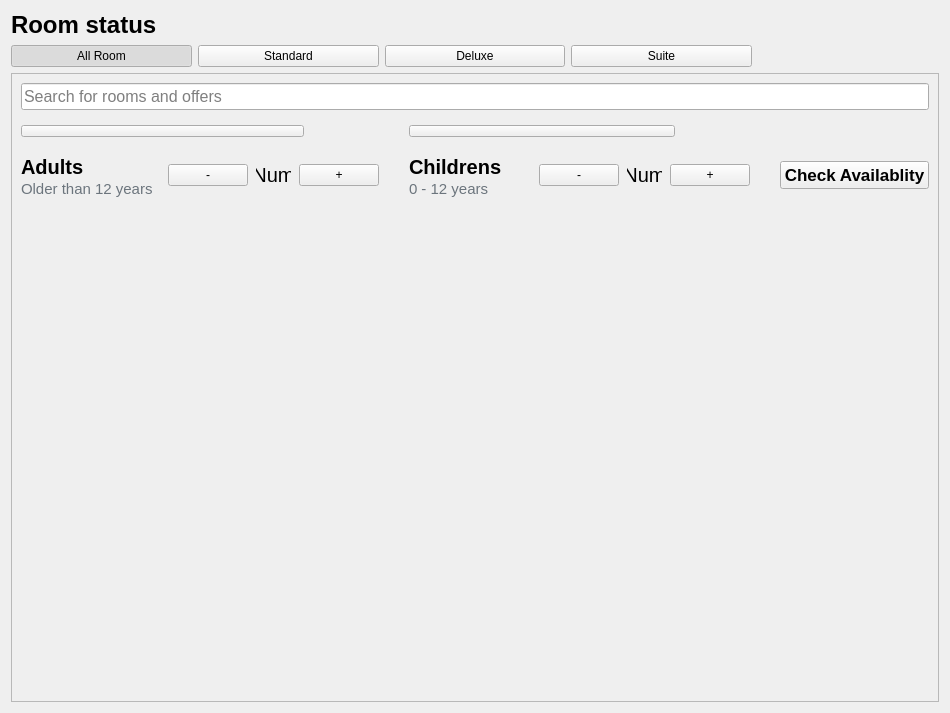
<?xml version="1.0" encoding="UTF-8"?>
<ui version="4.0">
 <class>RoomStatusPageWidget</class>
 <widget class="QWidget" name="RoomStatusPageWidget">
  <property name="geometry">
   <rect>
    <x>0</x>
    <y>0</y>
    <width>922</width>
    <height>713</height>
   </rect>
  </property>
  <property name="windowTitle">
   <string>Form</string>
  </property>
  <property name="styleSheet">
   <string notr="true">
RoomStatusPageWidget {
    background-color: transparent;
}

QScrollArea {
    background-color: transparent;
    border: none;
}

QScrollArea &gt; QWidget &gt; QWidget {
    background-color: transparent;
}

QScrollArea QWidget#scrollAreaWidgetContents {
    background-color: transparent;
}

/* Base text color */
QLabel, QCheckBox, QRadioButton {
    color: #2B3674;
}

/* Filter buttons (All Room, Standard, etc.) */
QPushButton#btnFilterAll, QPushButton#btnFilterStandard, QPushButton#btnFilterDeluxe, QPushButton#btnFilterSuite {
    background-color: #F0F4F8;
    color: #3B58FF;
    border: 1px solid #D9E2EC;
    border-radius: 15px; /* Rounded corners */
    padding: 8px 16px;
    font-weight: bold;
}
QPushButton#btnFilterAll:hover, QPushButton#btnFilterStandard:hover, QPushButton#btnFilterDeluxe:hover, QPushButton#btnFilterSuite:hover {
    background-color: #E2E8F0;
}
QPushButton#btnFilterAll:checked, QPushButton#btnFilterStandard:checked, QPushButton#btnFilterDeluxe:checked, QPushButton#btnFilterSuite:checked {
    background-color: #3B58FF;
    color: #FFFFFF;
}

/* Search Bar */
QLineEdit#txtSearchRoom {
    background-color: #F4F7FE;
    border: 1px solid #E9EDF7;
    border-radius: 10px;
    padding: 4px 15px;
    color: #2B3674;
}
QLineEdit#txtSearchRoom:focus {
    border: 1px solid #3B58FF;
}

/* Search Frame */
QFrame#frameFilterPanel {
    background-color: #FFFFFF;
    border-radius: 15px;
    border: none;
}

/* Increment/Decrement Buttons */
QPushButton#btnAddAdult, QPushButton#btnMinusAdult, QPushButton#btnAddChild, QPushButton#btnMinusChild {
    background-color: #FFFFFF;
    color: #3B58FF;
    border: 1px solid #3B58FF;
    border-radius: 12px;
    font-weight: bold;
    font-size: 16px;
    min-width: 24px;
    min-height: 24px;
    max-width: 24px;
    max-height: 24px;
}
QPushButton#btnAddAdult:hover, QPushButton#btnMinusAdult:hover, QPushButton#btnAddChild:hover, QPushButton#btnMinusChild:hover {
    background-color: #E2E8F0;
}

/* Check Availability Button */
QPushButton#btnCheckAvailability {
    background-color: #3B58FF;
    color: white;
    border-radius: 10px;
    padding: 10px;
    font-weight: bold;
}
QPushButton#btnCheckAvailability:hover {
    background-color: #0044CC;
}
QPushButton#btnCheckAvailability:pressed {
    background-color: #003399;
    padding-top: 12px;
    padding-left: 12px;
    padding-bottom: 8px;
    padding-right: 8px;
}
/* Date input - large, clear white container */
QDateEdit {
    background-color: #FFFFFF;
    border: 1px solid #E2E8F0;
    border-radius: 8px;
    padding: 8px 12px;
    color: #333333;
    font-size: 14px;
}
QDateEdit::up-button, QDateEdit::down-button {
    width: 0px;
    border: none;
}


/* Modified: match the shared rounded scrollbar treatment used across operational pages. */
QScrollBar:vertical {
    border: none;
    background: transparent;
    width: 12px;
    margin: 5px 3px 5px 0px;
}
QScrollBar::handle:vertical {
    background: #C7D3E3;
    border: 2px solid transparent;
    min-height: 34px;
    border-radius: 5px;
}
QScrollBar::handle:vertical:hover {
    background: #94A9C2;
}
QScrollBar::handle:vertical:pressed {
    background: #6E86A3;
}
QScrollBar::add-line:vertical, QScrollBar::sub-line:vertical {
    height: 0px;
    border: none;
    background: none;
}
QScrollBar::add-page:vertical, QScrollBar::sub-page:vertical {
    background: none;
}

QLabel {
    background-color: transparent;
}</string>
  </property>
  <layout class="QGridLayout" name="gridLayout">
   <item row="1" column="3">
    <widget class="QPushButton" name="btnFilterSuite">
     <property name="text">
      <string>Suite</string>
     </property>
     <property name="checkable">
      <bool>true</bool>
     </property>
     <property name="autoExclusive">
      <bool>true</bool>
     </property>
    </widget>
   </item>
   <item row="0" column="0" colspan="4">
    <widget class="QLabel" name="lblPageTitle">
     <property name="font">
      <font>
       <pointsize>18</pointsize>
       <bold>true</bold>
      </font>
     </property>
     <property name="text">
      <string>Room status</string>
     </property>
     <property name="alignment">
      <set>Qt::AlignmentFlag::AlignLeading|Qt::AlignmentFlag::AlignLeft|Qt::AlignmentFlag::AlignVCenter</set>
     </property>
    </widget>
   </item>
   <item row="1" column="1">
    <widget class="QPushButton" name="btnFilterStandard">
     <property name="text">
      <string>Standard</string>
     </property>
     <property name="checkable">
      <bool>true</bool>
     </property>
     <property name="autoExclusive">
      <bool>true</bool>
     </property>
    </widget>
   </item>
   <item row="1" column="2">
    <widget class="QPushButton" name="btnFilterDeluxe">
     <property name="text">
      <string>Deluxe</string>
     </property>
     <property name="checkable">
      <bool>true</bool>
     </property>
     <property name="autoExclusive">
      <bool>true</bool>
     </property>
    </widget>
   </item>
   <item row="1" column="0">
    <widget class="QPushButton" name="btnFilterAll">
     <property name="text">
      <string>All Room</string>
     </property>
     <property name="checkable">
      <bool>true</bool>
     </property>
     <property name="checked">
      <bool>true</bool>
     </property>
     <property name="autoExclusive">
      <bool>true</bool>
     </property>
    </widget>
   </item>
   <item row="2" column="0" colspan="5">
    <widget class="QFrame" name="frameFilterPanel">
     <property name="frameShape">
      <enum>QFrame::Shape::StyledPanel</enum>
     </property>
     <property name="frameShadow">
      <enum>QFrame::Shadow::Raised</enum>
     </property>
     <layout class="QGridLayout" name="gridLayout_2">
      <property name="spacing">
       <number>15</number>
      </property>
      <item row="3" column="10">
       <widget class="QPushButton" name="btnCheckAvailability">
        <property name="font">
         <font>
          <pointsize>13</pointsize>
          <bold>true</bold>
         </font>
        </property>
        <property name="text">
         <string>Check Availablity</string>
        </property>
       </widget>
      </item>
      <item row="3" column="6" colspan="3">
       <layout class="QHBoxLayout" name="horizontalLayout_Childrens">
        <property name="spacing">
         <number>8</number>
        </property>
        <item>
         <widget class="QPushButton" name="btnMinusChild">
          <property name="text">
           <string>-</string>
          </property>
         </widget>
        </item>
        <item>
         <widget class="QLabel" name="lblChildrenCount">
          <property name="minimumSize">
           <size>
            <width>35</width>
            <height>0</height>
           </size>
          </property>
          <property name="font">
           <font>
            <pointsize>15</pointsize>
           </font>
          </property>
          <property name="text">
           <string>Num</string>
          </property>
          <property name="alignment">
           <set>Qt::AlignmentFlag::AlignCenter</set>
          </property>
         </widget>
        </item>
        <item>
         <widget class="QPushButton" name="btnAddChild">
          <property name="text">
           <string>+</string>
          </property>
         </widget>
        </item>
        <item>
         <spacer name="spacer_Childrens">
          <property name="orientation">
           <enum>Qt::Orientation::Horizontal</enum>
          </property>
          <property name="sizeHint" stdset="0">
           <size>
            <width>40</width>
            <height>20</height>
           </size>
          </property>
         </spacer>
        </item>
       </layout>
      </item>
      <item row="1" column="0" colspan="3">
       <widget class="QPushButton" name="dateEditCheckIn">
        <property name="font">
         <font>
          <pointsize>-1</pointsize>
         </font>
        </property>
        <property name="styleSheet">
         <string notr="true">text-align: left; padding: 4px;</string>
        </property>
       </widget>
      </item>
      <item row="0" column="5">
       <widget class="QLabel" name="lblCheckOutTitle">
        <property name="font">
         <font>
          <pointsize>17</pointsize>
          <bold>true</bold>
         </font>
        </property>
        <property name="text">
         <string>Check Out</string>
        </property>
       </widget>
      </item>
      <item row="7" column="0" colspan="11">
       <widget class="QScrollArea" name="scrollArea">
        <property name="maximumSize">
         <size>
          <width>16777205</width>
          <height>16777215</height>
         </size>
        </property>
        <property name="styleSheet">
         <string notr="true">background-color: transparent; border: none;</string>
        </property>
        <property name="horizontalScrollBarPolicy">
         <enum>Qt::ScrollBarPolicy::ScrollBarAlwaysOff</enum>
        </property>
        <property name="widgetResizable">
         <bool>true</bool>
        </property>
        <widget class="QWidget" name="scrollAreaWidgetContents">
         <property name="geometry">
          <rect>
           <x>0</x>
           <y>0</y>
           <width>874</width>
           <height>436</height>
          </rect>
         </property>
         <property name="styleSheet">
          <string notr="true">background-color: transparent; border: none;</string>
         </property>
        </widget>
       </widget>
      </item>
      <item row="3" column="1" colspan="3">
       <layout class="QHBoxLayout" name="horizontalLayout_Adults">
        <property name="spacing">
         <number>8</number>
        </property>
        <item>
         <widget class="QPushButton" name="btnMinusAdult">
          <property name="text">
           <string>-</string>
          </property>
         </widget>
        </item>
        <item>
         <widget class="QLabel" name="lblAdultCount">
          <property name="minimumSize">
           <size>
            <width>35</width>
            <height>0</height>
           </size>
          </property>
          <property name="font">
           <font>
            <pointsize>15</pointsize>
           </font>
          </property>
          <property name="text">
           <string>Num</string>
          </property>
          <property name="alignment">
           <set>Qt::AlignmentFlag::AlignCenter</set>
          </property>
         </widget>
        </item>
        <item>
         <widget class="QPushButton" name="btnAddAdult">
          <property name="text">
           <string>+</string>
          </property>
         </widget>
        </item>
        <item>
         <spacer name="spacer_Adults">
          <property name="orientation">
           <enum>Qt::Orientation::Horizontal</enum>
          </property>
          <property name="sizeHint" stdset="0">
           <size>
            <width>40</width>
            <height>20</height>
           </size>
          </property>
         </spacer>
        </item>
       </layout>
      </item>
      <item row="3" column="0">
       <widget class="QLabel" name="lblAdultsInfo">
        <property name="font">
         <font>
          <pointsize>18</pointsize>
         </font>
        </property>
        <property name="text">
         <string>&lt;html&gt;&lt;head/&gt;&lt;body&gt;&lt;p&gt;&lt;span style=&quot; font-size:15pt; font-weight:600;&quot;&gt;Adults&lt;/span&gt;&lt;br/&gt;&lt;span style=&quot; font-size:11pt; color:#6c757d;&quot;&gt;Older than 12 years&lt;/span&gt;&lt;/p&gt;&lt;/body&gt;&lt;/html&gt;</string>
        </property>
        <property name="textFormat">
         <enum>Qt::TextFormat::RichText</enum>
        </property>
       </widget>
      </item>
       <item row="0" column="0" colspan="11">
        <widget class="QLineEdit" name="txtSearchRoom">
         <property name="font">
          <font>
           <pointsize>12</pointsize>
          </font>
         </property>
         <property name="placeholderText">
          <string>Search for rooms and offers</string>
         </property>
        </widget>
      </item>
      <item row="1" column="5" colspan="3">
       <widget class="QPushButton" name="dateEditCheckOut">
        <property name="font">
         <font>
          <pointsize>-1</pointsize>
         </font>
        </property>
        <property name="styleSheet">
         <string notr="true">text-align: left; padding: 4px;</string>
        </property>
       </widget>
      </item>
      <item row="3" column="5">
       <widget class="QLabel" name="lblChildrenInfo">
        <property name="font">
         <font>
          <pointsize>18</pointsize>
         </font>
        </property>
        <property name="text">
         <string>&lt;html&gt;&lt;head/&gt;&lt;body&gt;&lt;p&gt;&lt;span style=&quot; font-size:15pt; font-weight:600;&quot;&gt;Childrens&lt;/span&gt;&lt;br/&gt;&lt;span style=&quot; font-size:11pt; color:#6c757d;&quot;&gt;0 - 12 years&lt;/span&gt;&lt;/p&gt;&lt;/body&gt;&lt;/html&gt;</string>
        </property>
        <property name="textFormat">
         <enum>Qt::TextFormat::RichText</enum>
        </property>
       </widget>
      </item>
     </layout>
    </widget>
   </item>
  </layout>
 </widget>
 <resources/>
 <connections/>
</ui>
